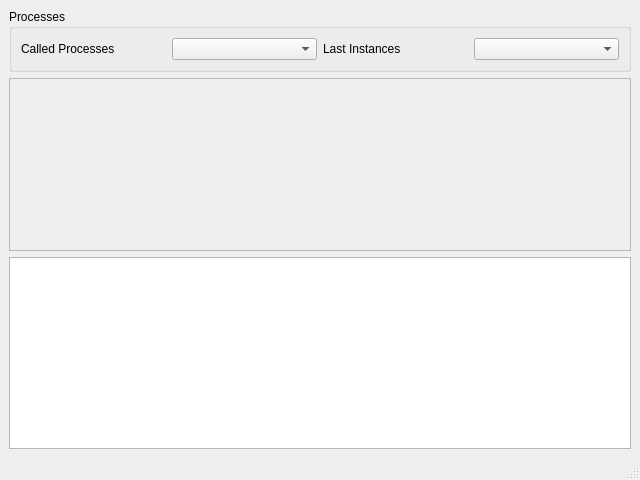
<?xml version="1.0" encoding="UTF-8"?>
<ui version="4.0">
 <class>RawProcMainWin</class>
 <widget class="QMainWindow" name="RawProcMainWin">
  <property name="geometry">
   <rect>
    <x>0</x>
    <y>0</y>
    <width>640</width>
    <height>480</height>
   </rect>
  </property>
  <property name="windowTitle">
   <string>MainWindow</string>
  </property>
  <widget class="QWidget" name="centralwidget">
   <layout class="QVBoxLayout" name="verticalLayout">
    <item>
     <widget class="QGroupBox" name="groupBox">
      <property name="title">
       <string>Processes</string>
      </property>
      <layout class="QHBoxLayout" name="horizontalLayout">
       <item>
        <widget class="QLabel" name="label">
         <property name="text">
          <string>Called Processes</string>
         </property>
        </widget>
       </item>
       <item>
        <widget class="QComboBox" name="comboBox"/>
       </item>
       <item>
        <widget class="QLabel" name="label_2">
         <property name="text">
          <string>Last Instances</string>
         </property>
        </widget>
       </item>
       <item>
        <widget class="QComboBox" name="comboBox_2"/>
       </item>
      </layout>
     </widget>
    </item>
    <item>
     <widget class="QScrollArea" name="processingParams">
      <property name="widgetResizable">
       <bool>true</bool>
      </property>
      <widget class="QWidget" name="scrollAreaWidgetContents">
       <property name="geometry">
        <rect>
         <x>0</x>
         <y>0</y>
         <width>620</width>
         <height>162</height>
        </rect>
       </property>
       <layout class="QFormLayout" name="formLayout">
        <property name="fieldGrowthPolicy">
         <enum>QFormLayout::AllNonFixedFieldsGrow</enum>
        </property>
       </layout>
      </widget>
     </widget>
    </item>
    <item>
     <widget class="QTextBrowser" name="textBrowser"/>
    </item>
   </layout>
  </widget>
  <widget class="QMenuBar" name="menubar">
   <property name="geometry">
    <rect>
     <x>0</x>
     <y>0</y>
     <width>640</width>
     <height>21</height>
    </rect>
   </property>
  </widget>
  <widget class="QStatusBar" name="statusbar"/>
 </widget>
 <resources/>
 <connections/>
</ui>
